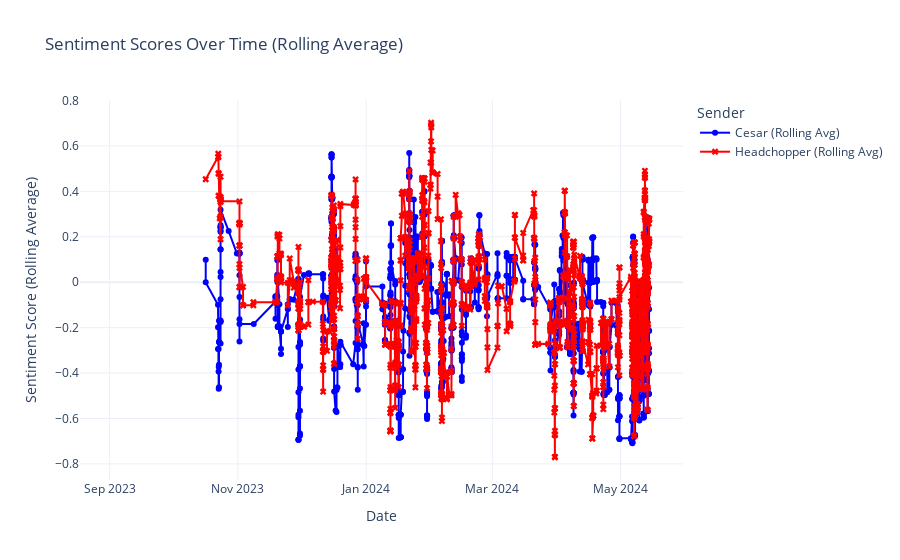

Here is the notebook cell this chart was saved with:
### Code cell
# Sample DataFrame structure
# df = pd.read_csv('your_file.csv', parse_dates=['date'])

# Separate data by sender
person1_data = ds_data[ds_data['sender'] == 'Cesar']
person2_data = ds_data[ds_data['sender'] == 'Headchopper']

# Calculate average sentiment scores
avg_sentiment_person1 = person1_data['score'].mean()
avg_sentiment_person2 = person2_data['score'].mean()

print(f"Average sentiment score for Cesar: {avg_sentiment_person1}")
print(f"Average sentiment score for Headchopper: {avg_sentiment_person2}")

# Create a rolling average to smooth out the trend
person1_data['rolling_avg'] = person1_data['score'].rolling(window=20).mean()
person2_data['rolling_avg'] = person2_data['score'].rolling(window=20).mean()

# Create a Plotly figure
fig = go.Figure()

# Add rolling average sentiment for Cesar
fig.add_trace(go.Scatter(
    x=person1_data['date'], y=person1_data['rolling_avg'],
    mode='lines+markers', name='Cesar (Rolling Avg)',
    line=dict(color='blue'), marker=dict(symbol='circle')
))

# Add rolling average sentiment for Headchopper
fig.add_trace(go.Scatter(
    x=person2_data['date'], y=person2_data['rolling_avg'],
    mode='lines+markers', name='Headchopper (Rolling Avg)',
    line=dict(color='red'), marker=dict(symbol='x')
))

# Customize the layout
fig.update_layout(
    title='Sentiment Scores Over Time (Rolling Average)',
    xaxis_title='Date',
    yaxis_title='Sentiment Score (Rolling Average)',
    legend_title='Sender',
    template='plotly_white'
)

# Show the figure
fig.show()

### Figure 1 — Plotly figure (JSON) as saved in the notebook; plotly's stock layout.template omitted (floating-point values rounded to 4 significant figures; data arrays with more than 128 entries replaced by an {"elided": "..."} marker saying what was removed)
{"data": [{"line": {"color": "blue"}, "marker": {"symbol": "circle"}, "mode": "lines+markers", "name": "Cesar (Rolling Avg)", "type": "scatter", "x": {"elided": "1753 str values"}, "y": {"elided": "1753 float values"}}, {"line": {"color": "red"}, "marker": {"symbol": "x"}, "mode": "lines+markers", "name": "Headchopper (Rolling Avg)", "type": "scatter", "x": {"elided": "1865 str values"}, "y": {"elided": "1865 float values"}}], "layout": {"legend": {"title": {"text": "Sender"}}, "title": {"text": "Sentiment Scores Over Time (Rolling Average)"}, "xaxis": {"title": {"text": "Date"}}, "yaxis": {"title": {"text": "Sentiment Score (Rolling Average)"}}}}
